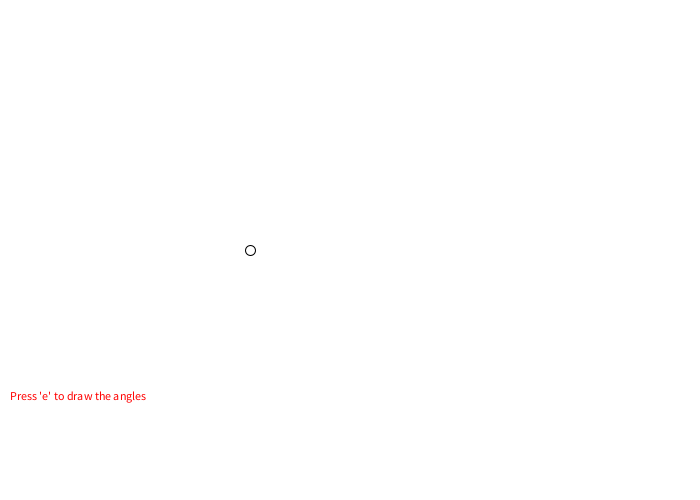
Frame 1 (no input)
Frame 60 (the mouse pressed at the canvas centre just before this capture): identical to frame 1, image omitted
Frame 120 (the mouse held since frame 60 and released just before this capture): identical to frame 1, image omitted

The Processing sketch that drew this single still picture (run headless with seeded random() and noise(); from frame 60 on, the mouse is pressed at the canvas centre):

// Processing sketch: sketch_2_concept_of_angles
// ── sketch_2_concept_of_angles.pde
float x0=250, y0=250;

void setup(){
  size(700,500);
  background(255);
  ellipse(x0,y0,10,10);
  fill(255,0,0); text("Press 'e' to draw the angles", 10,400 );
}
void draw(){  
  float r=radians(180);
  println(r);
}

void keyPressed(){
  if(key=='e'){
    background(255);  fill(0); text("e was pressed", 600,400 );
    stroke(0); strokeWeight(1);
    float r=200;
    for(float i=0; i<2*PI-PI/6; i+=(PI/6)){
      float ang=i*180/PI;
      float x=x0+r*cos(i); float y=y0+r*sin(i); line(x0,y0,x,y); text(i, x,y); text(ang, x,y+30);
    }
  }
}
